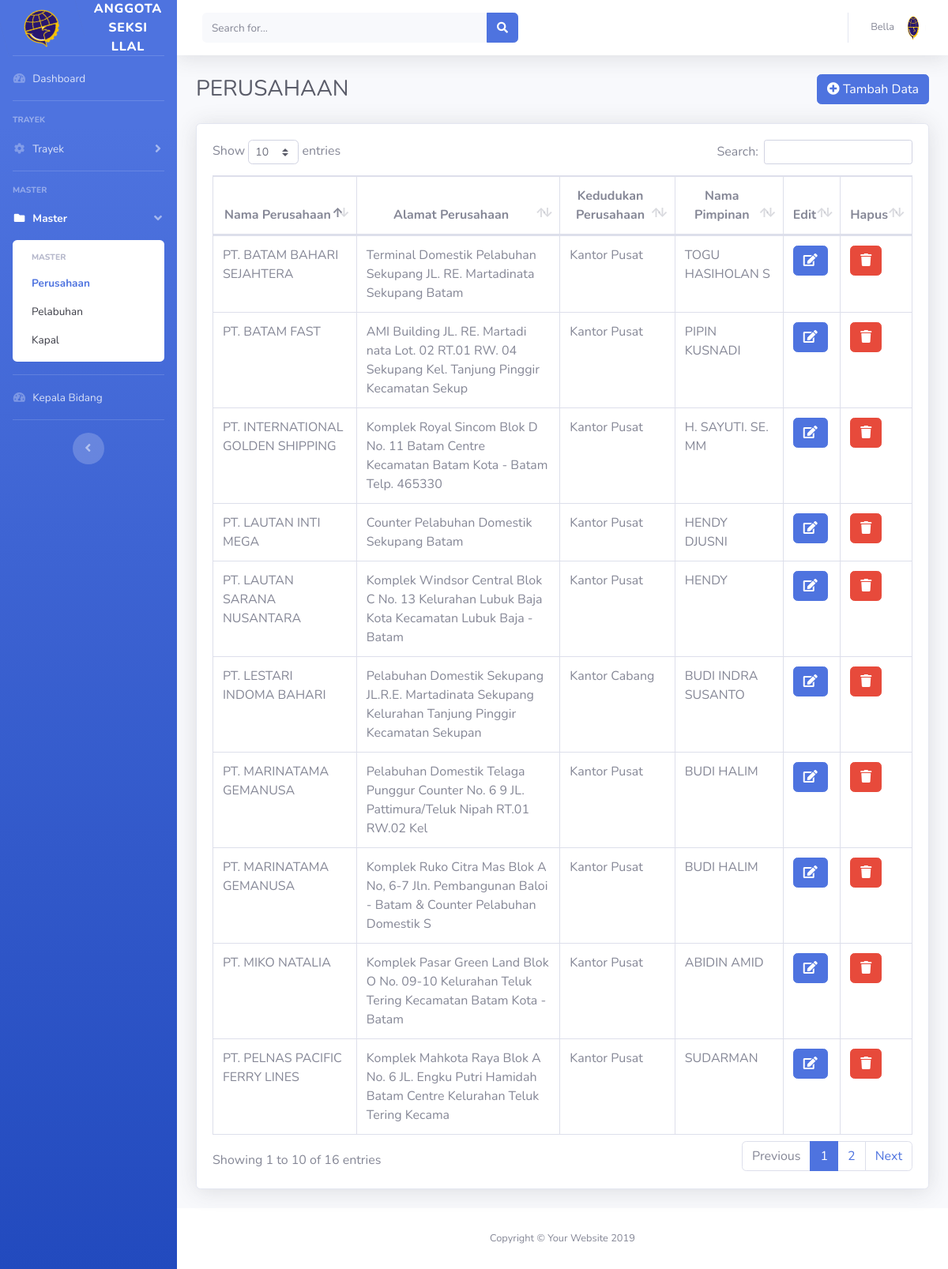
The page /web/anggota/perusahaan.php (signed in) on the database its author committed.
### tables this page shows
CREATE TABLE `user_anggota` (
  `id_anggota` varchar(10) NOT NULL,
  `nama` varchar(32) NOT NULL,
  `pass` varchar(15) NOT NULL
);

CREATE TABLE `data_perusahaan` (
  `id_perusahaan` int(5) NOT NULL,
  `namaperusahaan` varchar(40) NOT NULL,
  `kedudukan` enum('Kantor Pusat','Kantor Cabang') NOT NULL,
  `alamat` varchar(100) NOT NULL,
  `pimpinan` varchar(25) NOT NULL
);

### web/anggota/perusahaan.php (the view, shortened to what this page needs)
<?php session_start();
include '../../dbconfig.php';
$result = mysqli_query($connect,"SELECT * FROM data_perusahaan ORDER BY id_perusahaan DESC");
	$id = $_SESSION['id_anggota'];
	$data_anggota = mysqli_fetch_array(mysqli_query($connect, "SELECT * FROM user_anggota WHERE id_anggota='$id'"));
?>
<!DOCTYPE html>
<html lang="en">
<head>
  <link href="vendor/fontawesome-free/css/all.min.css" rel="stylesheet" type="text/css">
  <link href="css/sb-admin-2.min.css" rel="stylesheet">
  <link href="vendor/datatables/dataTables.bootstrap4.min.css" rel="stylesheet">
</head>
<body id="page-top">
  <div id="wrapper">
    <ul class="navbar-nav bg-gradient-primary sidebar sidebar-dark accordion" id="accordionSidebar">
      <a class="sidebar-brand d-flex align-items-center justify-content-center" href="index.php">
        <div class="sidebar-brand-icon rotate-n-15">
          <img width='100' height='50' src='img/wo1.png'>
        </div>
        <div class="sidebar-brand-text mx-3">ANGGOTA SEKSI LLAL</div>
      </a>
      <hr class="sidebar-divider my-0">
      <li class="nav-item">
        <a class="nav-link" href="index.php">
          <i class="fas fa-fw fa-tachometer-alt"></i>
          <span>Dashboard</span></a>
      </li>
      <hr class="sidebar-divider">
      <div class="sidebar-heading">
        TRAYEK
      </div>
	   <li class="nav-item">
        <a class="nav-link collapsed" href="#" data-toggle="collapse" data-target="#collapseTwo" aria-expanded="true" aria-controls="collapseTwo">
          <i class="fas fa-fw fa-cog"></i>
          <span>Trayek</span>
        </a>
      </li>
      <hr class="sidebar-divider">
      <div class="sidebar-heading">
        MASTER
      </div>
	  <li class="nav-item active">
        <a class="nav-link" href="#" data-toggle="collapse" data-target="#collapsePages" aria-expanded="true" aria-controls="collapsePages">
          <i class="fas fa-fw fa-folder"></i>
          <span>Master</span>
        </a>
        <div id="collapsePages" class="collapse show" aria-labelledby="headingPages" data-parent="#accordionSidebar">
          <div class="bg-white py-2 collapse-inner rounded">
            <h6 class="collapse-header">Master</h6>
            <a class="collapse-item active" href="perusahaan.php">Perusahaan</a>
            <a class="collapse-item" href="pelabuhan.php">Pelabuhan</a>
            <a class="collapse-item" href="kapal.php">Kapal</a>
          </div>
        </div>
      </li>
	  <hr class="sidebar-divider my-0">
      <li class="nav-item">
        <a class="nav-link" href="kabid.php">
          <i class="fas fa-fw fa-tachometer-alt"></i>
          <span>Kepala Bidang</span></a>
      </li>
      <hr class="sidebar-divider d-none d-md-block">
      <div class="text-center d-none d-md-inline">
        <button class="rounded-circle border-0" id="sidebarToggle"></button>
      </div>
    </ul>
    <div id="content-wrapper" class="d-flex flex-column">
      <div id="content">
        <nav class="navbar navbar-expand navbar-light bg-white topbar mb-4 static-top shadow">
          <form class="d-none d-sm-inline-block form-inline mr-auto ml-md-3 my-2 my-md-0 mw-100 navbar-search">
            <div class="input-group">
              <input type="text" class="form-control bg-light border-0 small" placeholder="Search for..." aria-label="Search" aria-describedby="basic-addon2">
              <div class="input-group-append">
                <button class="btn btn-primary" type="button">
                  <i class="fas fa-search fa-sm"></i>
                </button>
              </div>
            </div>
          </form>
          <ul class="navbar-nav ml-auto">
            <li class="nav-item dropdown no-arrow">
              <a class="nav-link dropdown-toggle" href="#" id="userDropdown" role="button" data-toggle="dropdown" aria-haspopup="true" aria-expanded="false">
                <span class="mr-2 d-none d-lg-inline text-gray-600 small"><?php echo $data_anggota['nama']; ?></span>
                <img class="img-profile rounded-circle" src="img/wo1.png">
              </a>
            </li>
          </ul>
        </nav>
        <div class="container-fluid">
		  <div class="d-sm-flex align-items-center justify-content-between mb-4">
            <h1 class="h3 mb-0 text-gray-800">PERUSAHAAN</h1>
			<div style="float:right">
			<a href="tambah_perusahaan.php" type="button" class="btn btn-primary tombol"><span class="fa fa-plus-circle"></span> Tambah Data</a>
			</div>
          </div>
			<div class="card shadow mb-4">
            <div class="card-body">
              <div class="table-responsive">
                <table class="table table-bordered" id="dataTable" width="100%" cellspacing="0">
                  <thead>
					<tr>
                      <th><center>Nama Perusahaan</center></th>
					  <th><center>Alamat Perusahaan</center></th>
					  <th><center>Kedudukan Perusahaan</center></th>
					  <th><center>Nama Pimpinan</center></th>
					  <th><center>Edit</center></th>
					  <th><center>Hapus</center></th>
                    </tr>
                  </thead>
				  <?php
				  while($user_data = mysqli_fetch_array($result)) {
					  echo "<tr>";
					  echo "<td>".$user_data['namaperusahaan']."</td>";
					  echo "<td>".$user_data['alamat']."</td>";
					  echo "<td>".$user_data['kedudukan']."</td>";
					  echo "<td>".$user_data['pimpinan']."</td>";
					  echo "<td><a href='editperusahaan.php?id_perusahaan=$user_data[id_perusahaan]'' class='btn btn-primary'><span class='fa fa-edit'></a>";
					  echo "<td><a href='hapus_perusahaan.php?id_perusahaan=$user_data[id_perusahaan]' class='btn btn-danger' onclick='return confirm_delete()'><span class='fa fa-trash'></a>";
					  }?>
                </table>
                </div>
            </div>
        </div>
      </div>
      <footer class="sticky-footer bg-white">
        <div class="container my-auto">
          <div class="copyright text-center my-auto">
            <span>Copyright &copy; Your Website 2019</span>
          </div>
        </div>
      </footer>
    </div>
  </div>
</body>
</html>

### rows shown on the page
user_anggota: nama "Bella"
data_perusahaan: namaperusahaan "PT. INTERNATIONAL GOLDEN SHIPPING", alamat "Komplek Royal Sincom Blok D No. 11 Batam Centre Kecamatan Batam Kota - Batam Telp. 465330", kedudukan "Kantor Pusat", pimpinan "H. SAYUTI. SE. MM"
data_perusahaan: namaperusahaan "PT. PELNAS PACIFIC FERRY LINES", alamat "Komplek Mahkota Raya Blok A No. 6 JL. Engku Putri Hamidah Batam Centre Kelurahan Teluk Tering Kecama", kedudukan "Kantor Pusat", pimpinan "SUDARMAN"
data_perusahaan: namaperusahaan "PT. BATAM FAST", alamat "AMI Building JL. RE. Martadi nata Lot. 02 RT.01 RW. 04 Sekupang Kel. Tanjung Pinggir Kecamatan Sekup", kedudukan "Kantor Pusat", pimpinan "PIPIN KUSNADI"
data_perusahaan: namaperusahaan "PT. LAUTAN SARANA NUSANTARA", alamat "Komplek Windsor Central Blok C No. 13 Kelurahan Lubuk Baja Kota Kecamatan Lubuk Baja - Batam", kedudukan "Kantor Pusat", pimpinan "HENDY"
data_perusahaan: namaperusahaan "PT. MARINATAMA GEMANUSA", alamat "Pelabuhan Domestik Telaga Punggur Counter No. 6 9 JL. Pattimura/Teluk Nipah RT.01 RW.02 Kel", kedudukan "Kantor Pusat", pimpinan "BUDI HALIM"
data_perusahaan: namaperusahaan "PT. LAUTAN INTI MEGA", alamat "Counter Pelabuhan Domestik Sekupang Batam", kedudukan "Kantor Pusat", pimpinan "HENDY DJUSNI"
data_perusahaan: namaperusahaan "PT. MIKO NATALIA", alamat "Komplek Pasar Green Land Blok O No. 09-10 Kelurahan Teluk Tering Kecamatan Batam Kota - Batam", kedudukan "Kantor Pusat", pimpinan "ABIDIN AMID"
data_perusahaan: namaperusahaan "PT. MARINATAMA GEMANUSA", alamat "Komplek Ruko Citra Mas Blok A No, 6-7 Jln. Pembangunan Baloi - Batam & Counter Pelabuhan Domestik S", kedudukan "Kantor Pusat", pimpinan "BUDI HALIM"
data_perusahaan: namaperusahaan "PT. BATAM BAHARI SEJAHTERA", alamat "Terminal Domestik Pelabuhan Sekupang JL. RE. Martadinata Sekupang Batam", kedudukan "Kantor Pusat", pimpinan "TOGU HASIHOLAN S"
data_perusahaan: namaperusahaan "PT. LESTARI INDOMA BAHARI", alamat "Pelabuhan Domestik Sekupang JL.R.E. Martadinata Sekupang Kelurahan Tanjung Pinggir Kecamatan Sekupan", kedudukan "Kantor Cabang", pimpinan "BUDI INDRA SUSANTO"
